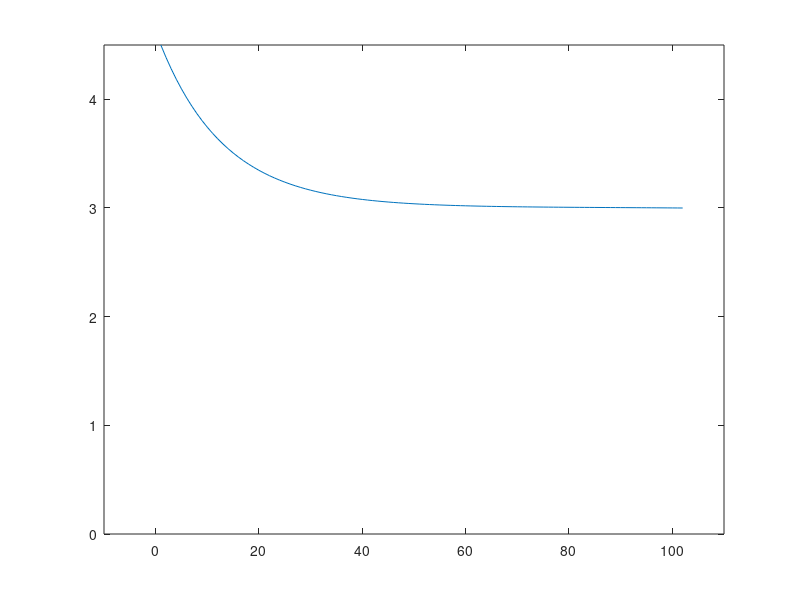
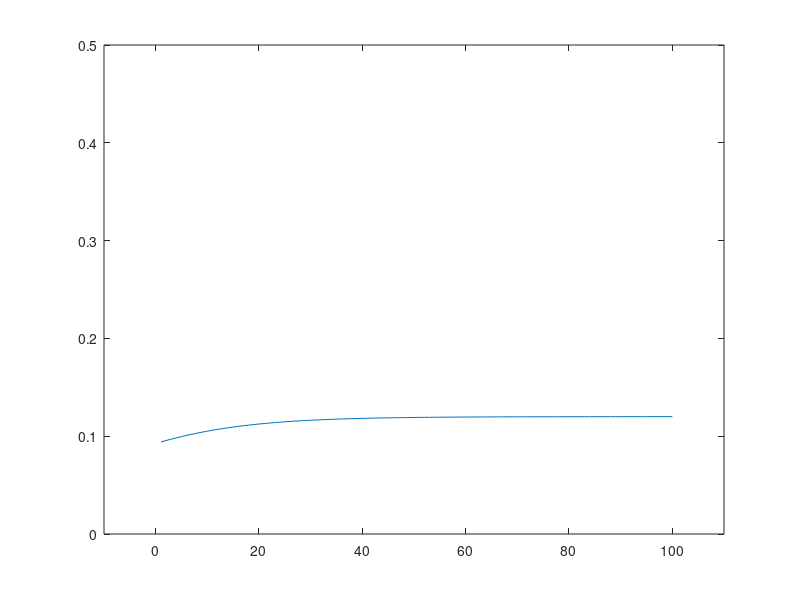
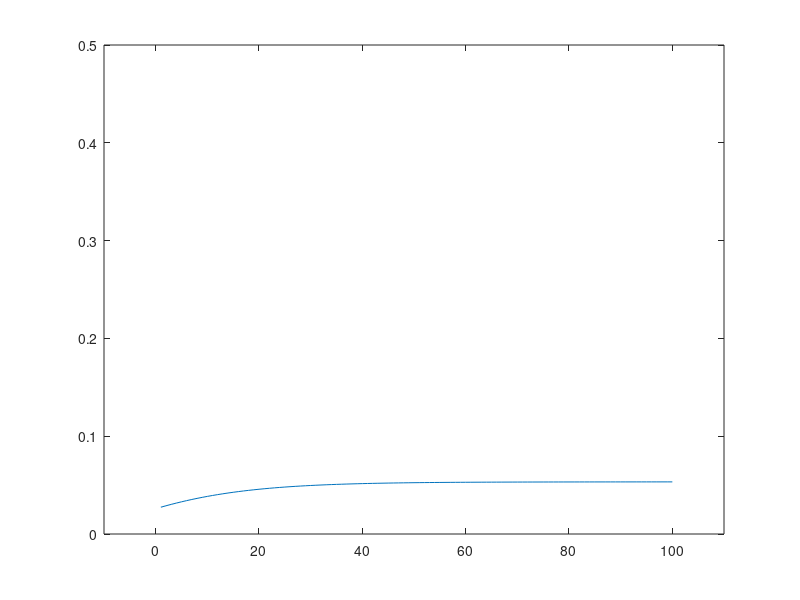
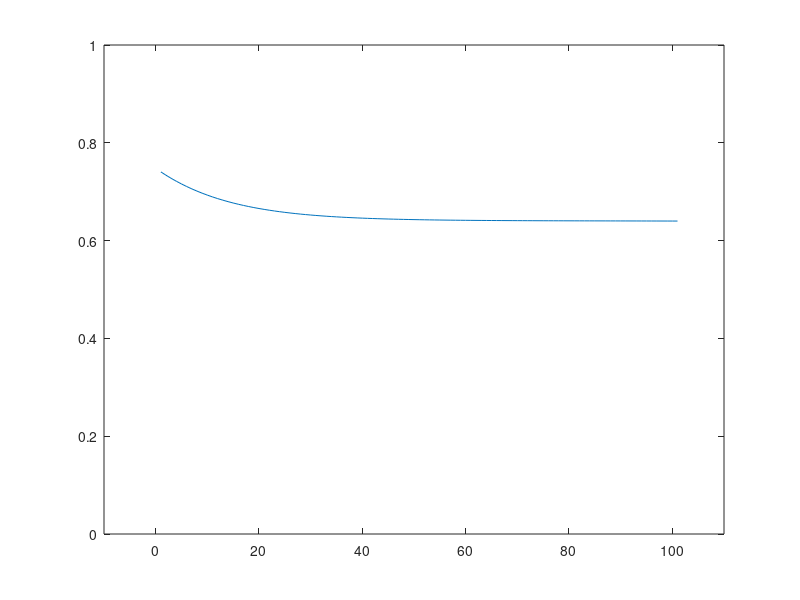

Here is the MATLAB script that generated these plots, in order:
clc
clear
close all

% params
alpha = 0.36;
beta = 0.9494;
delta = 0.0667;
theta = 0.6733;
sigma = 2;
% steady state capital
k_s = (((1/beta)-(1-delta))/(alpha*theta))^(1/(alpha-1));  
% initial capital
k_0 = 1.5*k_s;

% initialize all sequences
% length of sequence to approximate
T = 100;
% capital sequence
k = linspace(k_0,k_s,T+2)';
% consumption sequence
c = zeros(T,1);
% capital investment return rate
r_k = zeros(T,1);
% bond investment return rate
r_b = zeros(T,1);
% wages
w = zeros(T+1,1);


% derived sequence
next_k = k;  

% algorithm execution parameters
max_error = 0.001;
max_iterations = 5000;
step = 0.001;
error = 1.0;

% algorithm:
iteration_count = 0;
while ((iteration_count<max_iterations) && (error>max_error))
    
    % update consumption to be max feasible given capital
    c(1:T+1)=max((theta*k(1:T+1).^alpha)+(1-delta)*k(1:T+1)-k(2:T+2), 0);
    % update return rates according to euler condition
    r_k(1:T)=(((c(2:T+1).^sigma)./c(1:T).^sigma)/beta)-(1-delta);
    % update bond interest rate using no-arb
    r_b(1:T)=r_k(1:T) - delta;
    % update wages using firm maximization
    w(1:T+1)=k(1:T+1).^alpha*(1-alpha)*theta;
    % use firm FOC
    next_k(2:T+1)=(r_k(1:T)./(alpha*theta)).^(1/(alpha-1));
    error=max(abs(k-next_k));
    
    % updating
    k=(1-step)*k+step*next_k;
    iteration_count = iteration_count+1; 
end

% plotting
figure1 = figure;
axes1 = axes('Parent',figure1);
plot(k)
xlim(axes1,[-10, T+10]);
ylim(axes1,[0, 1.5*k_s]); 

figure2 = figure;
axes2 = axes('Parent',figure2);
plot(r_k)
xlim(axes2,[-10, T+10]);
ylim(axes2,[0, 0.5]); 

figure3 = figure;
axes3 = axes('Parent',figure3);
plot(r_b)
xlim(axes3,[-10, T+10]);
ylim(axes3,[0, 0.5]); 


figure4 = figure;
axes4 = axes('Parent',figure4);
plot(w)
xlim(axes4,[-10, T+10]);
ylim(axes4,[0, 1]); 